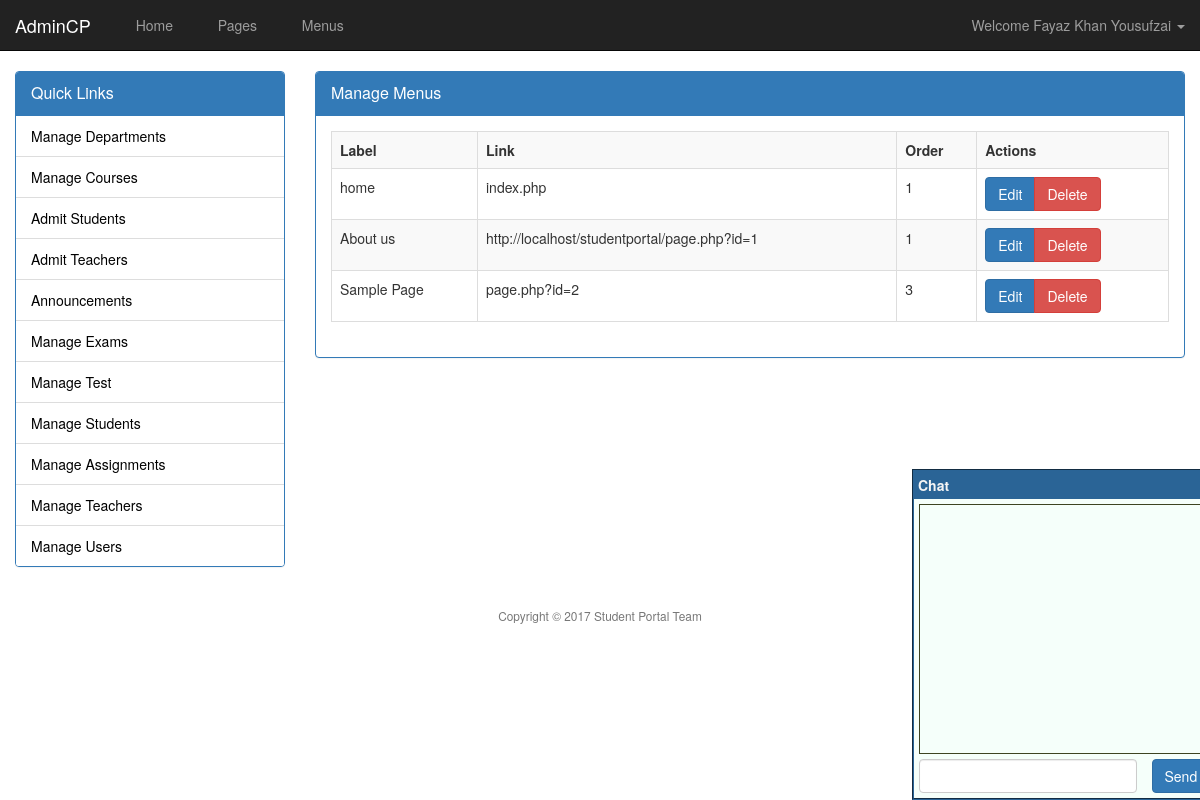
The page /admin/menus.php (signed in) on the database its author committed.
### tables this page shows
CREATE TABLE `menus` (
  `menu_id` int(11) NOT NULL,
  `menu_label` varchar(255) NOT NULL,
  `menu_link` varchar(255) NOT NULL,
  `menu_title` varchar(255) NOT NULL,
  `menu_order` int(11) NOT NULL
);

### inc/database.php (called while the page is built, shortened)
<?php
class Database {
    public static $options = array();
    protected $con;
    protected $rs;
    public function __construct() {
        if (empty(self::$options)) {
            self::$options = array(
                PDO::ATTR_PERSISTENT => true,
                PDO::ATTR_ERRMODE => PDO::ERRMODE_EXCEPTION,
                PDO::MYSQL_ATTR_INIT_COMMAND => "SET NAMES utf8"
            );
        }
        try {
            $dsn = 'mysql:host=' . DB_HOST . ';dbname=' . DB_NAME;
            $this->con = new PDO($dsn, DB_USER, DB_PASS, self::$options);
        } catch (PDOException $e) {
            throw $e;
        }
    }
    public function query($stmt, $args = NULL) {
        $output = FALSE;
        try {
            $qprm = (!is_null($args) && !is_array($args)) ? array($args) : $args;
            $this->rs = $this->con->prepare($stmt);
            if (is_null($qprm)) {
                $this->rs->execute();
            } else {
                $this->rs->execute($qprm);
            }
            $output = $this;
        } catch (PDOException $e) {
            throw $e;
        }
        return $output;
    }
    public function fetchObject() {
        return $this->rs->fetch(PDO::FETCH_OBJ);
    }
}

### admin/menus.php (the view)
<?php require 'header.php' ?>
<?php
$db = new Database();
if (isset($_GET["do"])) {
    $do = cleanString($_GET["do"]);
    if ($do == "add") {
        ?>
        <div class="panel panel-primary">
            <div class="panel-heading">
                <div class="panel-title">
                    Add Menu item
                </div>
            </div>
            <div class="panel-body">
                <?php
                if (isset($_POST["add"])) {
                    $label = cleanString($_POST["label"]);
                    $link = cleanString($_POST["link"]);
                    $order = cleanString($_POST["order"]);
                    $title = cleanString($_POST["title"]);
                    if (empty($label) || empty($order) || empty($link)) {
                        msgBox("erorr", "all fields are required");
                    } else {
                        $stmt = "INSERT INTO menus VALUES(null,?,?,?,?)";
                        $args = array($label, $link, $title, $order);
                        try {
                            $db->runQuery($stmt, $args);
                            msgBox("ok", "Menu Added");
                        } catch (PDOException $e) {
                            msgBox("error", $e->getMessage());
                        }
                    }
                }
                ?>
                <form method="post" action="<?php echo $_SERVER['REQUEST_URI'] ?>">
                    <div class="form-group">
                        <label>Label</label>
                        <input type="text" name="label" class="form-control" required="" />
                    </div>
                    <div class="form-group">
                        <label>Link</label>
                        <input type="text" name="link" class="form-control" required="" />
                    </div>
                    <div class="form-group">
                        <label>Title</label>
                        <input type="text" name="title" class="form-control" />
                    </div>
                    <div class="form-group">
                        <label>Order</label>
                        <input type="number" name="order" class="form-control" value="1" required="" />
                    </div>
                    <input type="submit" name="add" class="btn btn-primary" value="Add" />
                </form>
            </div>
        </div>
        <?php
    } else if ($do == "edit") {
        if (isset($_GET["id"])) {
            $id = intval($_GET["id"]);
            ?>
            <div class="panel panel-primary">
                <div class="panel-heading">
                    <div class="panel-title">
                        Add Menu item
                    </div>
                </div>
                <div class="panel-body">
                    <?php
                    if (isset($_POST["add"])) {
                        $label = cleanString($_POST["label"]);
                        $link = cleanString($_POST["link"]);
                        $order = cleanString($_POST["order"]);
                        $title = cleanString($_POST["title"]);
                        if (empty($label) || empty($order) || empty($link)) {
                            msgBox("erorr", "all fields are required");
                        } else {
                            $stmt = "UPDATE menus SET menu_label = ?, menu_link = ?,"
                                    . "menu_title = ?, menu_order = ? "
                                    . "WHERE menu_id = ?";
                            $args = array($label, $link, $title, $order,$id);
                            try {
                                $db->runQuery($stmt, $args);
                                msgBox("ok", "Menu Updated");
                            } catch (PDOException $e) {
                                msgBox("error", $e->getMessage());
                            }
                        }
                    }
                    $db->query("SELECT * FROM menus WHERE menu_id = ?",$id);
                    $r = $db->fetchObject();
                    ?>
                    <form method="post" action="<?php echo $_SERVER['REQUEST_URI'] ?>">
                        <div class="form-group">
                            <label>Label</label>
                            <input type="text" name="label" class="form-control" value="<?php echo $r->menu_label ?>" required="" />
                        </div>
                        <div class="form-group">
                            <label>Link</label>
                            <input type="text" name="link" class="form-control" value="<?php echo $r->menu_link ?>" required="" />
                        </div>
                        <div class="form-group">
                            <label>Title</label>
                            <input type="text" name="title" class="form-control" value="<?php echo $r->menu_title ?>" />
                        </div>
                        <div class="form-group">
                            <label>Order</label>
                            <input type="number" name="order" class="form-control" value="<?php echo $r->menu_order ?>" required="" />
                        </div>
                        <input type="submit" name="add" class="btn btn-primary" value="Update" />
                    </form>
                </div>
            </div>
            <?php
        } else {
            header("location:menus.php");
            exit();
        }
    } else if ($do == "delete") {
        if (isset($_GET["id"])) {
            $id = intval($_GET["id"]);
            try{
                $db->runQuery("DELETE FROM menus WHERE menu_id = ?",$id);
                msgBox("ok", "Menu Deleted");
            }catch(PDOException $e){
                msgBox("error", $e->getMessage());
            }
            header("refresh:1;url=menus.php");
        } else {
            header("location:menus.php");
            exit();
        }
    }
} else {
    ?>
<div class="panel panel-primary">
    <div class="panel-heading">
        <div class="panel-title">
            Manage Menus
        </div>
    </div>
    <div class="panel-body">
        <table class="table table-bordered table-striped">
            <tr>
                <th>Label</th>
                <th>Link</th>
                <th>Order</th>
                <th>Actions</th>
            </tr>
            <?php
            $db->query("SELECT * FROM menus ORDER BY menu_order ASC");
            while($r = $db->fetchObject()){
                echo "
                    <tr>
                        <td>$r->menu_label</td>
                        <td>$r->menu_link</td>
                        <td>$r->menu_order</td>
                        <td>
                            <div class='btn-group'>
                                <a href='menus.php?do=edit&amp;id=$r->menu_id' class='btn btn-primary'>Edit</a>
                                <a href='menus.php?do=delete&amp;id=$r->menu_id' class='btn btn-danger'>Delete</a>
                            </div>
                        </td>
                    </tr>
                ";
            }
            ?>
        </table>
    </div>
</div>
<?php
}
?>
<?php require 'footer.php' ?>

### content/assets/admin-theme/css/style.css (style rules this page uses)
@media (min-width: 786px) { .admin-body { background: url('../background.jpg') no-repeat fixed center center } }

### rows shown on the page
menus: menu_label "home", menu_link "index.php", menu_order "1"
menus: menu_label "About us", menu_link "http://localhost/studentportal/page.php?id=1", menu_order "1"
menus: menu_label "Sample Page", menu_link "page.php?id=2", menu_order "3"

### other values the page prints
$_SESSION["user_name"] "Fayaz Khan Yousufzai"
